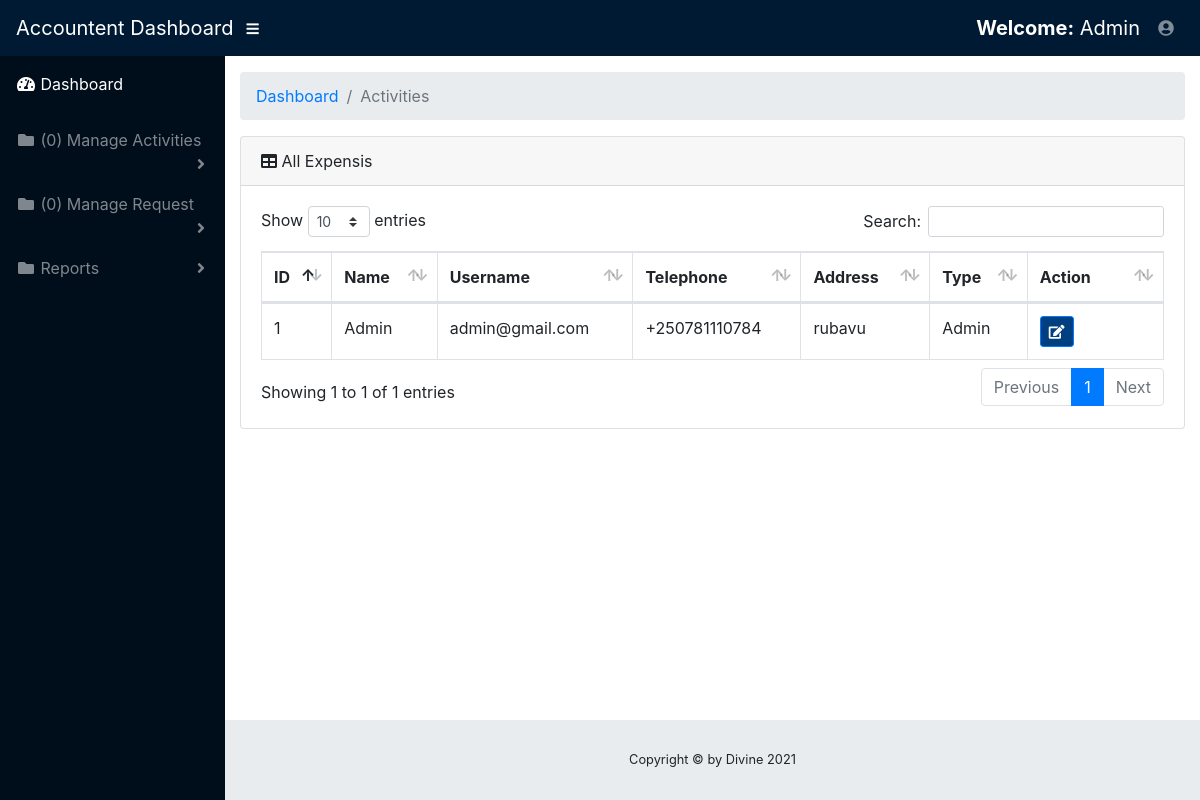
Page /accountentmanager/settings.php (signed in) on the committed database.
### tables this page shows
CREATE TABLE `account` (
  `user_id` int(11) NOT NULL,
  `fullname` varchar(100) NOT NULL,
  `email` varchar(100) NOT NULL,
  `phone` varchar(20) NOT NULL,
  `password` varchar(40) NOT NULL,
  `type` varchar(100) NOT NULL,
  `address` varchar(100) NOT NULL,
  `doneon` varchar(255) NOT NULL
);

### accountentmanager/settings.php (the view, shortened to what this page needs)
<?php
if($_SESSION['email']!=""){
?>
<!DOCTYPE html>
<html lang="en">
<head>
  <link href="../vendor/fontawesome-free/css/all.min.css" rel="stylesheet" type="text/css">
  <link href="../vendor/datatables/dataTables.bootstrap4.css" rel="stylesheet">
  <link href="../css/sb-admin.css" rel="stylesheet">
</head>
<body id="page-top">
  <nav class="navbar navbar-expand navbar-dark bg-dark static-top">
    <a class="navbar-brand mr-1" href="homeAccountent.php">Accountent Dashboard</a>
    <button class="btn btn-link btn-sm text-white order-1 order-sm-0" id="sidebarToggle" href="#">
      <i class="fas fa-bars"></i>
    </button>
    <ul class="navbar-nav ml-auto ml-md-0">
      <li class="nav-item dropdown no-arrow mx-1">
        <a class="navbar-brand mr-1" href="#"><strong>Welcome:</strong> <?php echo $_SESSION["fullname"]; ?></a>
      </li>
      <li class="nav-item dropdown no-arrow">
        <a class="nav-link dropdown-toggle" href="#" id="userDropdown" role="button" data-toggle="dropdown" aria-haspopup="true" aria-expanded="false">
          <i class="fas fa-user-circle fa-fw"></i>
        </a>
      </li>
    </ul>
  </nav>
  <div id="wrapper">
    <ul class="sidebar navbar-nav">
      <li class="nav-item active">
        <a class="nav-link" href="homeAccountent.php">
          <i class="fas fa-fw fa-tachometer-alt"></i>
          <span>Dashboard</span>
        </a>
      </li>
       <li class="nav-item dropdown">
        <a class="nav-link dropdown-toggle" href="#" id="pagesDropdown" role="button" data-toggle="dropdown" aria-haspopup="true" aria-expanded="false">
          <i class="fas fa-fw fa-folder"></i>
             <?php
         $con=mysqli_connect("localhost", "root", "", "expense");
        $count_query = "SELECT * FROM project WHERE project_status='ONPROCCESSING' AND accountentstatus  ='Pending' AND  acountentname='".$_SESSION['email']."' ";
        $query = mysqli_query($con, $count_query);
        $count = mysqli_num_rows($query);
                                           ?>
          <span>(<?php echo $count; ?>) Manage Activities</span>
        </a>
      </li>
   <li class="nav-item dropdown">
        <a class="nav-link dropdown-toggle" href="#" id="pagesDropdown" role="button" data-toggle="dropdown" aria-haspopup="true" aria-expanded="false">
          <i class="fas fa-fw fa-folder"></i>
             <?php
         $con=mysqli_connect("localhost", "root", "", "expense");
        $count_query = "SELECT * FROM expense WHERE donestatus  ='Pending' AND accountent='".$_SESSION['email']."' ";
        $query = mysqli_query($con, $count_query);
        $count = mysqli_num_rows($query);
                                           ?>
          <span>(<?php echo $count; ?>) Manage Request</span>
        </a>
      </li>
      <li class="nav-item dropdown">
        <a class="nav-link dropdown-toggle" href="#" id="pagesDropdown" role="button" data-toggle="dropdown" aria-haspopup="true" aria-expanded="false">
          <i class="fas fa-fw fa-folder"></i>
          <span>Reports</span>
        </a>
      </li>
    </ul>
    <div id="content-wrapper">
      <div class="container-fluid">
        <ol class="breadcrumb">
          <li class="breadcrumb-item">
            <a href="#">Dashboard</a>
          </li>
          <li class="breadcrumb-item active">Activities</li>
        </ol>
        <div class="card mb-3">
          <div class="card-header">
            <i class="fas fa-table"></i>
            All Expensis
          </div>
          <div class="card-body">
            <div class="table-responsive">
              <table class="table table-bordered" id="dataTable" width="100%" cellspacing="0">
                <thead>
                  <tr>
                 <th>ID</th>
              <th>Name</th>
              <th>Username</th>
              <th>Telephone</th>
                <th>Address</th>
              <th>Type</th>
              <th width="15%" >Action</th>
                  </tr>
                </thead>
               <?php
                         $conn=mysqli_connect("localhost","root","", "expense") or die(mysql_error());
                         $query = $conn->query("SELECT * FROM `account` WHERE email='".$_SESSION['email']."'") or die(mysqli_error());
                         while($fetch = $query->fetch_array()){
                         ?>
                <tbody>
                  <tr>
                    <td><?php echo $fetch['user_id']?></td>
                    <td><?php echo $fetch['fullname']?></td>
                    <td><?php echo $fetch['email']?></td>
                    <td><?php echo $fetch['phone']?></td>
                    <td><?php echo $fetch['address']?></td>
                    <td><?php echo $fetch['type']?></td>
                    <td>
                     <a title="Edit" href="editSettings.php?id=<?php echo $fetch['user_id']?>"  class="btn btn-primary btn-sm  ">  <span class="fa fa-edit fw-fa"></span></a>
                    </td>
                  </tr>
                  <?php
                    }
                    ?>
         </tbody>
              </table>
            </div>
          </div>
        </div>
      </div>
      <footer class="sticky-footer">
        <div class="container my-auto">
          <div class="copyright text-center my-auto">
             <span>Copyright © by Divine 2021</span>
          </div>
        </div>
      </footer>
    </div>
  </div>
</body>
</html>
<?php
}else{
header("location:../index.php");
}
?>

### rows in the picture
account: user_id "1", fullname "Admin", email "admin@gmail.com", phone "+250781110784", address "rubavu", type "Admin"

### other values in the picture
$_SESSION["fullname"] "Admin"
$count "0"
